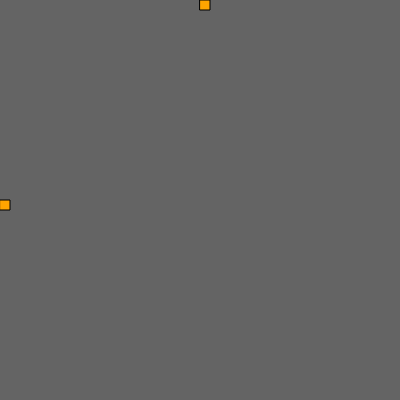
Frame 1 (no input)
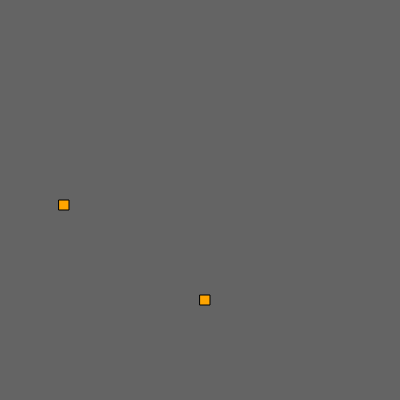
Frame 60 (no input)
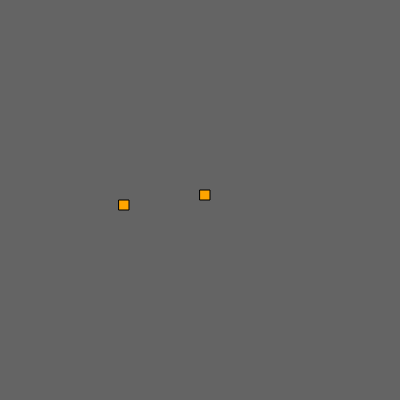
Frame 120 (the mouse pressed at the canvas centre since frame 60)

The p5.js sketch that drew these frames (run headless with seeded random() and noise() and a simulated clock; from frame 60 on, the mouse is pressed at the canvas centre):

// p5.js sketch
// ── sketch.js
var x=0;
var y=0;
function setup() {
  // put setup code here
  createCanvas(400,400);
}

function draw() {
  // put drawing code here
  background(100);
  fill("orange");
  rect(x,height/2,10,10);
  x=x+1;
  //if you change the +1 it changes the speed
  //x += 5;
rect(width/2,y,10,10);
y+=5;

  if (y> width) {
    y=0;
  }

  if (x> width) {
    x=0;
  }


}
